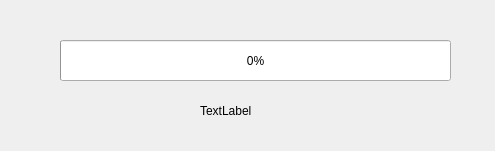
<?xml version="1.0" encoding="UTF-8"?>
<ui version="4.0">
 <class>Dialog</class>
 <widget class="QDialog" name="Dialog">
  <property name="geometry">
   <rect>
    <x>0</x>
    <y>0</y>
    <width>495</width>
    <height>151</height>
   </rect>
  </property>
  <property name="windowTitle">
   <string>Dialog</string>
  </property>
  <widget class="QProgressBar" name="progressBar">
   <property name="geometry">
    <rect>
     <x>60</x>
     <y>40</y>
     <width>391</width>
     <height>41</height>
    </rect>
   </property>
   <property name="value">
    <number>0</number>
   </property>
   <property name="orientation">
    <enum>Qt::Horizontal</enum>
   </property>
   <property name="invertedAppearance">
    <bool>false</bool>
   </property>
  </widget>
  <widget class="QLabel" name="progress_sate">
   <property name="geometry">
    <rect>
     <x>200</x>
     <y>90</y>
     <width>171</width>
     <height>41</height>
    </rect>
   </property>
   <property name="text">
    <string>TextLabel</string>
   </property>
  </widget>
 </widget>
 <resources/>
 <connections/>
</ui>
